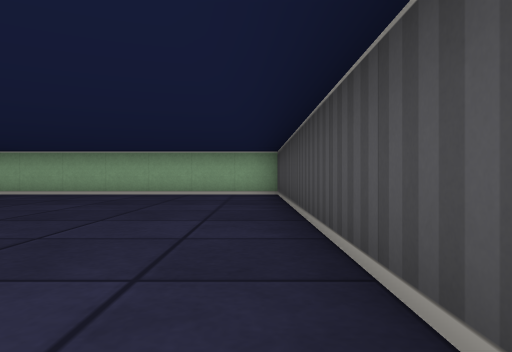
View 1 (above)

12 first-person views from a walk through a cub3D ray-caster map. The camera is about half as high as the walls, looks level and sees 70° across. The floor is counted in squares. Each view is taken from the middle of a square. On the plan, view 1 faces up. The plan holds only what a view shows up to about 9 squares ahead; the rest is blank.

View 2
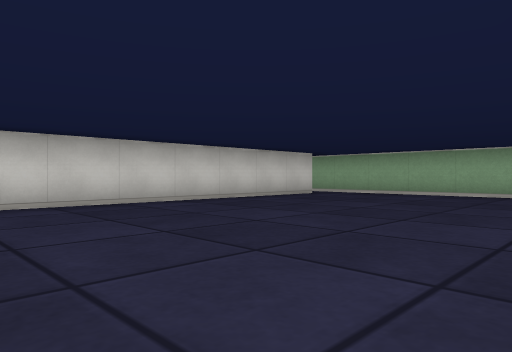

View 3
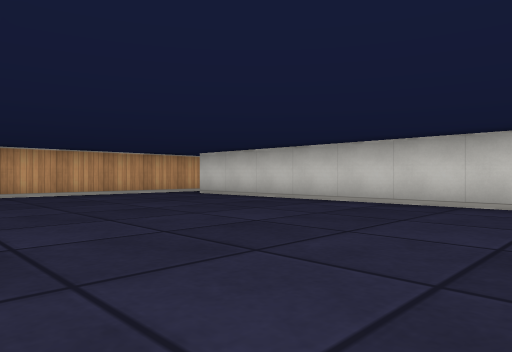

View 4
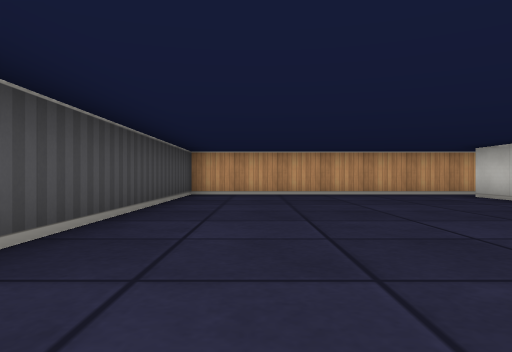

View 5
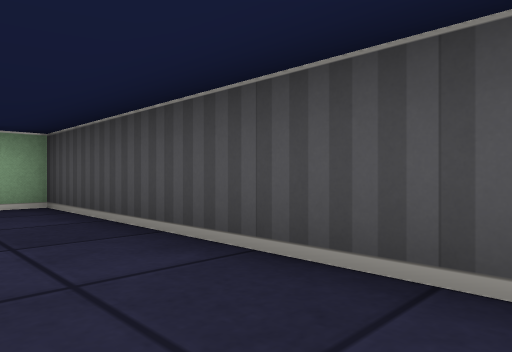

View 6
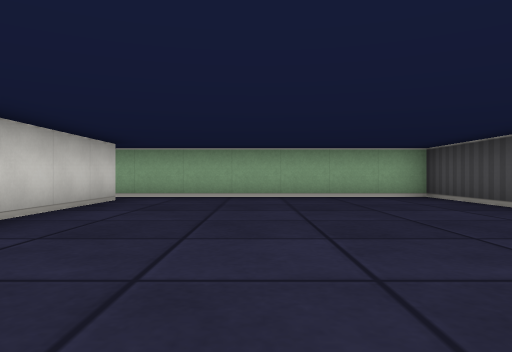

View 7
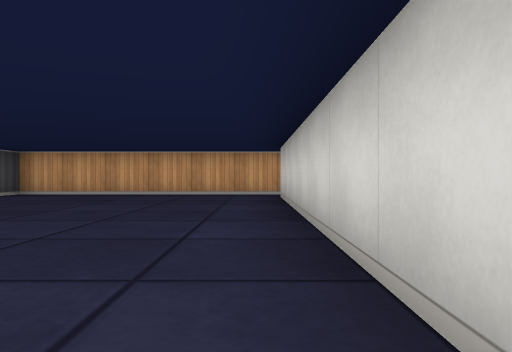

View 8
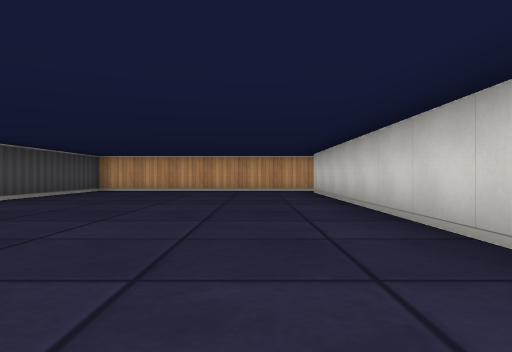

View 9
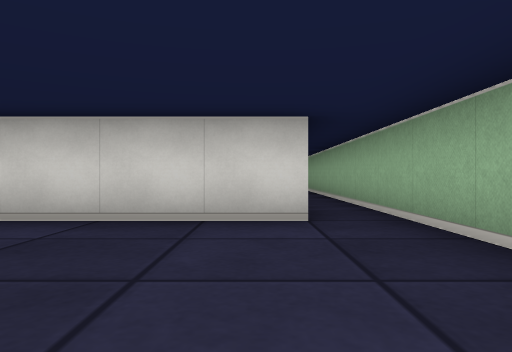

View 10
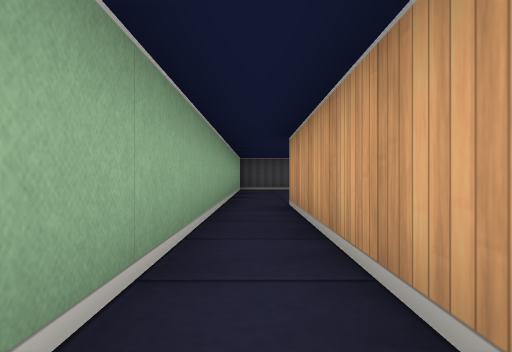

View 11
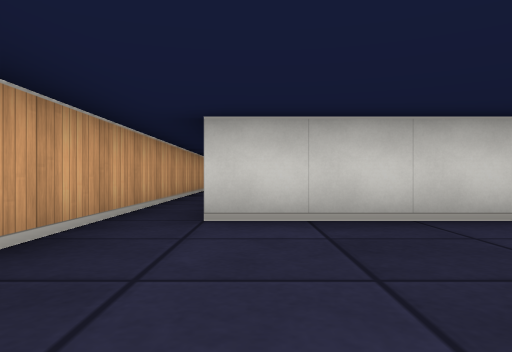

View 12
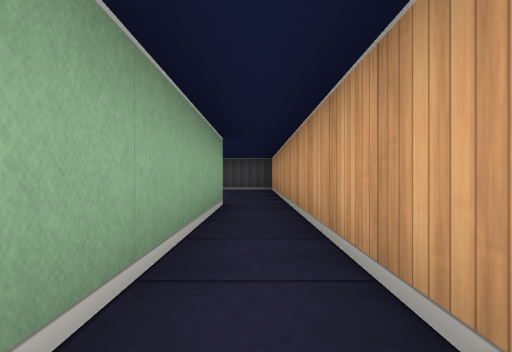

### Floor plan
Points are (right, up) in squares from view 1. A wall is a line through its corners. A room is listed if a view was taken in it or the views show most of it. See-through windows are left out.
Room 1 (views 1, 2, 3, 4, 5, 6, 7, 8, 9, 11)
walls: (-5.5, 7.5) (-5.5, -3.5); (-5.4, -4.5) (0.5, -4.5) (0.5, 8.5) (-5.5, 8.5)
ways out: opening at (-6, -4) to room 2; opening at (-6, 8) to room 2
Room 2 (views 10, 12)
walls: (-10.4, 7.5) (-5.5, 7.5); (-10.9, -4.5) (-5.4, -4.5); (-5.5, -3.5) (-10.4, -3.5); (-5.5, 8.5) (-11, 8.5)
ways out: opening at (-6, -4) to room 1; opening at (-6, 8) to room 1

Where each view was taken, in squares from view 1:
view 1: 0 up, 0 right, facing up
view 2: 0 up, 0 right, facing up-left
view 3: 4 up, 0 right, facing down-left
view 4: 4 up, 1 left, facing down
view 5: 3 up, 1 left, facing up-right
view 6: 1 up, 3 left, facing up
view 7: 4 up, 5 left, facing down
view 8: 6 up, 4 left, facing down
view 9: 7 up, 2 left, facing left
view 10: 8 up, 11 left, facing right
view 11: 3 down, 2 left, facing left
view 12: 4 down, 11 left, facing right
